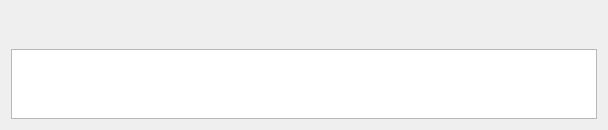
<?xml version="1.0" encoding="UTF-8"?>
<ui version="4.0">
 <class>TabularReport</class>
 <widget class="QWidget" name="TabularReport">
  <property name="geometry">
   <rect>
    <x>0</x>
    <y>0</y>
    <width>608</width>
    <height>122</height>
   </rect>
  </property>
  <property name="sizePolicy">
   <sizepolicy hsizetype="Preferred" vsizetype="Maximum">
    <horstretch>0</horstretch>
    <verstretch>0</verstretch>
   </sizepolicy>
  </property>
  <property name="windowTitle">
   <string>DataView</string>
  </property>
  <layout class="QVBoxLayout" name="verticalLayout">
   <item>
    <layout class="QHBoxLayout" name="horizontalLayout_5">
     <item>
      <widget class="QPushButton" name="writeDataToFile">
       <property name="sizePolicy">
        <sizepolicy hsizetype="Fixed" vsizetype="Maximum">
         <horstretch>0</horstretch>
         <verstretch>0</verstretch>
        </sizepolicy>
       </property>
       <property name="minimumSize">
        <size>
         <width>32</width>
         <height>32</height>
        </size>
       </property>
       <property name="maximumSize">
        <size>
         <width>32</width>
         <height>32</height>
        </size>
       </property>
       <property name="baseSize">
        <size>
         <width>32</width>
         <height>32</height>
        </size>
       </property>
       <property name="toolTip">
        <string>Save Category Data</string>
       </property>
       <property name="text">
        <string/>
       </property>
       <property name="iconSize">
        <size>
         <width>22</width>
         <height>22</height>
        </size>
       </property>
       <property name="flat">
        <bool>true</bool>
       </property>
      </widget>
     </item>
     <item>
      <widget class="QPushButton" name="selectInformation">
       <property name="sizePolicy">
        <sizepolicy hsizetype="Fixed" vsizetype="Maximum">
         <horstretch>0</horstretch>
         <verstretch>0</verstretch>
        </sizepolicy>
       </property>
       <property name="minimumSize">
        <size>
         <width>32</width>
         <height>32</height>
        </size>
       </property>
       <property name="maximumSize">
        <size>
         <width>32</width>
         <height>32</height>
        </size>
       </property>
       <property name="baseSize">
        <size>
         <width>32</width>
         <height>32</height>
        </size>
       </property>
       <property name="toolTip">
        <string>Select Fields</string>
       </property>
       <property name="text">
        <string/>
       </property>
       <property name="icon">
        <iconset resource="../../rsc/espina.qrc">
         <normaloff>:/espina/settings.png</normaloff>:/espina/settings.png</iconset>
       </property>
       <property name="iconSize">
        <size>
         <width>22</width>
         <height>22</height>
        </size>
       </property>
       <property name="flat">
        <bool>true</bool>
       </property>
      </widget>
     </item>
     <item>
      <spacer name="horizontalSpacer_5">
       <property name="orientation">
        <enum>Qt::Horizontal</enum>
       </property>
       <property name="sizeHint" stdset="0">
        <size>
         <width>40</width>
         <height>20</height>
        </size>
       </property>
      </spacer>
     </item>
    </layout>
   </item>
   <item>
    <widget class="CheckableTableView" name="tableView">
     <property name="sizePolicy">
      <sizepolicy hsizetype="Expanding" vsizetype="Maximum">
       <horstretch>0</horstretch>
       <verstretch>0</verstretch>
      </sizepolicy>
     </property>
     <property name="styleSheet">
      <string notr="true">QTableView::indicator {
     width: 15px;
     height: 15px;
 }
QTableView::indicator:checked {
     image: url(:/espina/show_all.svg);
 } 
QTableView::indicator:unchecked {
     image: url(:/espina/hide_all.svg);
 } 
</string>
     </property>
     <property name="dragDropMode">
      <enum>QAbstractItemView::InternalMove</enum>
     </property>
     <property name="defaultDropAction">
      <enum>Qt::MoveAction</enum>
     </property>
     <property name="selectionBehavior">
      <enum>QAbstractItemView::SelectRows</enum>
     </property>
     <property name="sortingEnabled">
      <bool>true</bool>
     </property>
     <attribute name="verticalHeaderVisible">
      <bool>false</bool>
     </attribute>
    </widget>
   </item>
  </layout>
 </widget>
 <customwidgets>
  <customwidget>
   <class>CheckableTableView</class>
   <extends>QTableView</extends>
   <header>GUI/QtWidget/CheckableTableView.h</header>
  </customwidget>
 </customwidgets>
 <resources>
  <include location="../../rsc/espina.qrc"/>
 </resources>
 <connections/>
</ui>
